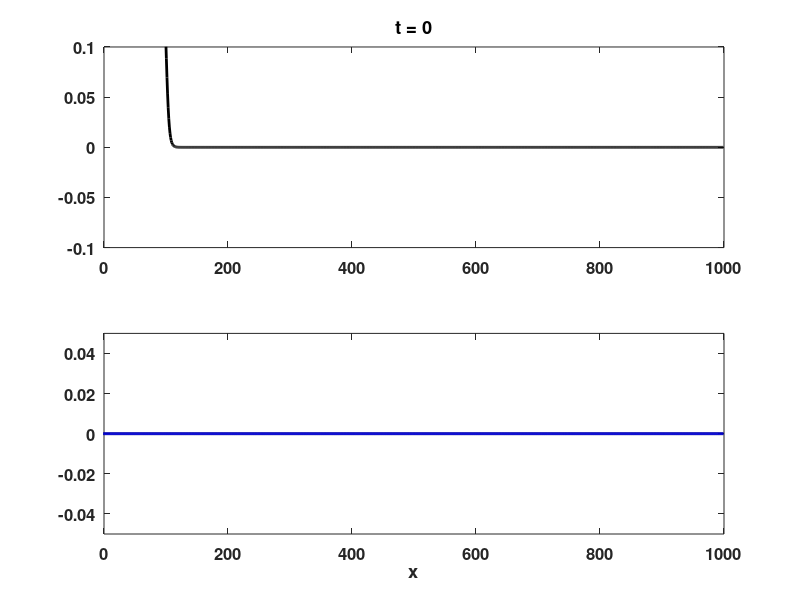

This figure's MATLAB source: (Note: this script raises an error after producing the figure.)
%% This code solves the 1D Shallow Water equations with nonhydrostatic corrections
%% in a periodic deomain in physical formulation
% not in conservative form
% surface is z1, total depth H
% formulation includes bottom and surface stress
% % this is the name of the resulting movie file
% mvfile='arcticseiche1';
close all
clear all

%%flags for various options
drawpics = 1;
compute_spec = 0;
save_files = 0;
%% physical parameters
g = 9.81*0.01; %the fraction is for reduced gravity models of internal waves
f0 = 0e-4;
c_d = 0.00025e0;
cw = 0.0001;
rhoa = 1.2;
rhow = 1023;
denfact = rhoa/rhow;
cw = cw*denfact;
% number of grid points (total is N+1) and the grid
H = 10; H02o6 = H*H/6; H0 = H;
L = 1e3; c0 = sqrt(g*H); bigt = L/c0;

%% numerical parameters
N = 2048; 
z = linspace(-1,1,N+1);
z = z(1:end-1);
xf = z*L; dx = xf(2)-xf(1); x = xf((N/2+1):end);
dk = pi/L;
ksvec = zeros(size(x));
ksvec(1) = 0; ksvec(N/2+1) = 0;
for ii = 2:(N/2)
   ksvec(ii) = ii-1;
   ksvec(N/2+ii) = -N/2 + ii -1;
end
k = ksvec*dk; k2 = k.*k; ik = sqrt(-1)*k;

%Build the filter for treating aliasing
filtorder = 8;
kmax = max(k(:));
cutoff = 0.65;
kcrit = kmax*cutoff;
alpha1 = 2;
alpha2 = 1; 
kmag = sqrt(k.*k);
myfilter = exp(-alpha1*(kmag/(alpha2*kcrit)).^filtorder);

%% time stepping parameters
cfl = dx/c0;
numsteps = 1200;
numouts = 6;
dt = 0.1; %dt=bigt*1e-3;
t = 0;
NL = 1; ROT = 1; f = ROT*f0; NH = 1;

nhfact=1./(1+NH*k2*H*H/6);

%% initial conditions
um1 = zeros(size(xf));
vm1 = zeros(size(xf));
zm1 = H*(1-0.2*0.5*(tanh((xf-1e2)/5e0)-tanh((xf+1e2)/5e0)));
%zm1 = H*(1-0.05*cos(2*pi*xf/L))
% for ii = 1:2,
%  zm1 = zm1+0.05*H*cos((3+4*ii)*pi*xf/L);
% end

um2 = um1;
vm2 = vm1;
zm2 = zm1;

um3 = um1;
vm3 = vm1;
zm3 = zm1;

um4 = um1;
vm4 = vm1;
zm4 = zm1;
% saving initial conditions
if save_files==1
    filenamestr = 'outinfo';
    save(filenamestr,'xf','g','H','c_d','f0','dt','zm1','um1','vm1')
end
% plots
if drawpics==1
    figure(1), clf
    set(gcf,'DefaultLineLineWidth',2,'DefaultTextFontSize',12,...
            'DefaultTextFontWeight','bold','DefaultAxesFontSize',12,...
              'DefaultAxesFontWeight','bold');


     subplot(2,1,1)
     plot(xf,(zm1-H)/H,'k-'),title(['t = ' num2str(t,2)])
     axis([0 L -0.1 0.1])
     subplot(2,1,2)
     plot(xf,um1/sqrt(g*H0),'k-',xf,vm1/sqrt(g*H0),'b-'); xlabel('x');
     axis([0 L -0.05 0.05])
     drawnow
end
 
% first step
t = t+dt;
uf1 = fft(um1); zf1=fft(zm1); 
uhef1 = fft(um1.*zm1); uuf1 = 0.5*fft(um1.^2); vf1 = fft(vm1);
% for bottom drag
spd = sqrt(um1.*um1+vm1.*vm1);
drgxf = fft(-c_d.*um1.*spd);
drgyf = fft(-c_d.*vm1.*spd);

un1 = um1+dt*(real(ifft((-i*NL*k.*uuf1-i*g*k.*zf1+drgxf+f*vf1))));
vn1 = vm1+dt*(um1.*real(ifft(-i*NL*k.*vf1))+drgyf-f*um1);
zn1 = zm1+dt*(real(ifft(-i*k.*uhef1)));

uf2 = fft(um2); zf2 = fft(zm2);
uhef2 = fft(um2.*zm2); uuf2 = 0.5*fft(um2.^2); vf2 = fft(vm2);

un2 = um2+dt*(real(ifft((-i*NL*k.*uuf2-i*g*k.*zf2+f*vf2))));
vn2 = vm2+dt*(um1.*real(ifft(-i*NL*k.*vf2))-f*um2);
zn2 = zm2+dt*(real(ifft(-i*k.*uhef2)));

uf3 = fft(um3); zf3=fft(zm3);
uHf = fft(um3.*H); uuf3 = 0.5*fft(um3.^2); vf3 = fft(vm3);
spd = sqrt(um3.*um3+vm3.*vm3);
drgxf = fft(-c_d.*um3.*spd);
drgyf = fft(-c_d.*vm3.*spd);

un3 = um3+dt*(real(ifft((-i*g*k.*zf3+drgxf+f*vf3))));
vn3 = vm3+dt*real(ifft(drgyf-f*um3));
zn3 = zm3+dt*(real(ifft(-i*k.*uHf)));

uf4 = fft(um4); zf4 = fft(zm4); 
uhef4 = fft(um4.*zm4); uuf4 = 0.5*fft(um4.^2); vf4 = fft(vm4);
spd = sqrt(um4.*um4+vm4.*vm4);
drgxf = fft(-c_d.*um4.*spd);
drgyf = fft(-c_d.*vm4.*spd);

un4 = um4+dt*(real(ifft((-i*NL*k.*uuf4-i*g*k.*zf4+drgxf))));
vn4 = vm4+dt*(um4.*real(ifft(-i*NL*k.*vf4))+drgyf);
zn4 = zm4+dt*(real(ifft(-i*k.*uhef4)));
%% time stepping loop for four different cases
for ii = 1:numouts
 for jj = 1:numsteps
     % this could be used for forcing
    fnow = 0*fft(1e-2*sin(2*pi*t/(5*16.4873))*cos(pi*xf/L));
    t = t+dt;
    uf1 = fft(un1);zf1 = fft(zn1);
    uhef1 = fft(un1.*(H+NL*(zn1-H))); uuf1 = 0.5*fft(un1.^2);
    vf1 = fft(vn1);
    % for bottom drag
    spd = sqrt(un1.*un1+vn1.*vn1);
    drgxf = fft(-c_d.*un1.*spd);
    drgyf = fft(-c_d.*vn1.*spd);
    
    
    up1 = um1+2*dt*(real(ifft(nhfact.*(-i*NL*k.*uuf1-i*g*k.*zf1+fnow+drgxf+f*vf1))));
    vp1 = vm1+2*dt*(un1.*real(ifft(-i*NL*k.*vf1))+drgyf-f*un1);
    zp1 = zm1+2*dt*(real(ifft(-i*k.*uhef1)));
    
    % rotate the "now" variables to the "minus" variables
    um1 = un1;vm1 = vn1;zm1 = zn1;
    % roatte the "plus" variables to the "now" variables
    un1 = real(ifft(myfilter.*fft(up1)));
    vn1 = real(ifft(myfilter.*fft(vp1)));
    zn1 = real(ifft(myfilter.*fft(zp1)));
 
    uf2 = fft(un2); zf2 = fft(zn2);
    uhef2 = fft(un2.*(H+NL*(zn2-H))); uuf2 = 0.5*fft(un2.^2);
    vf2 = fft(vn2);
   
    up2 = um2+2*dt*(real(ifft(nhfact.*(-i*NL*k.*uuf2-i*g*k.*zf2+fnow+f*vf2))));
    vp2 = vm2+2*dt*(un2.*real(ifft(-i*NL*k.*vf2))-f*un2);
    zp2 = zm2+2*dt*(real(ifft(-i*k.*uhef2)));
    
    um2 = un2; vm2 = vn2;zm2 = zn2;
    un2=real(ifft(myfilter.*fft(up2)));
    vn2=real(ifft(myfilter.*fft(vp2)));
    zn2=real(ifft(myfilter.*fft(zp2)));

    uf3 = fft(un3); zf3 = fft(zn3);
    uH3 = fft(un3.*H); vf3 = fft(vn3);
    spd = sqrt(un3.*un3+vn3.*vn3);
    drgxf = fft(-c_d.*un3.*spd);
    drgyf = fft(-c_d.*vn3.*spd);
  
    up3 = um3+2*dt*(real(ifft(nhfact.*(-i*g*k.*zf3+fnow+f*vf3+drgxf))));
    vp3 = vm3+2*dt*(-f*un3+real(ifft(drgyf)));
    zp3 = zm3+2*dt*(real(ifft(-i*k.*uH3)));
    
    um3 = un3; vm3 = vn3; zm3 = zn3;
    un3 = real(ifft(myfilter.*fft(up3)));
    vn3 = real(ifft(myfilter.*fft(vp3)));
    zn3 = real(ifft(myfilter.*fft(zp3)));

    uf4 = fft(un4); zf4 = fft(zn4);
    uhef4 = fft(un4.*(H+NL*(zn4-H))); uuf4 = 0.5*fft(un4.^2);
    vf4 = fft(vn4);
    spd = sqrt(un4.*un4+vn4.*vn4);
    drgxf = fft(-c_d.*un4.*spd);
    drgyf = fft(-c_d.*vn4.*spd);
    
    up4 = um4+2*dt*(real(ifft((-i*NL*k.*uuf4-i*g*k.*zf4+fnow+drgxf))));
    vp4 = vm4+2*dt*(un4.*real(ifft(-i*NL*k.*vf4))+drgyf);
    zp4 = zm4+2*dt*(real(ifft(-i*k.*uhef4)));
    
    um4 = un4; vm4 = vn4; zm4 = zn4;
    un4 = real(ifft(myfilter.*fft(up4)));
    vn4 = real(ifft(myfilter.*fft(vp4)));
    zn4 = real(ifft(myfilter.*fft(zp4)));
 end
 %%plots
if drawpics==1
      figure
      clf
      betterplots
      subplot(2,1,1)
      plot(xf/L,(zn1-H)/H,'k-',xf/L,(zn2-H)/H,'b--',xf/L,(zn3-H)/H,'g-',xf/L,(zn4-H)/H,'r-')
      %axis([0 1 -0.075 0.075])
      axis([0 1 -0.025 0.25])
      grid on
      legend('full','no drag','linear','classical SW')
      title(['t = ' num2str(t/bigt,2)])
%      title(['t = ' num2str(t/bigt,2) ' full (black), no drag (blue dashed), linearized (green), classical SW (red)'])
      ylabel('scaled eta')
     % legend('all in','no drag','no NL','Location','SouthWest')
      subplot(2,1,2)
      plot(xf/L,un1/sqrt(g*H0),'k-',xf/L,un2/sqrt(g*H0),'b--',xf/L,un3/sqrt(g*H0),'g-',xf/L,un4/sqrt(g*H0),'r-'); 
      %legend('all in','no drag','no NL')
      axis([0 1 -0.025 0.25])
%      axis([0 1 -0.075 0.075])
      grid on
      ylabel('scaled u')
      
    if compute_spec==1 
         myspec1=abs(fft(un1));
         myspec2=abs(fft(un2));
         myspec3=abs(fft(un3));
         kf=k(1:200)/(pi/L);

         % The 1e-11 added factor is need so Matlab's plotting doesn't mess up
         subplot(2,2,3)
         semilogy(kf,myspec1(1:200),'k^-',kf,myspec2(1:200),'bo-')
         axis([0 100 1e-6 5e2])
         xlabel('k')
         ylabel('Log PSD')
         subplot(2,2,4)
         semilogy(kf,myspec1(1:200),'k^-',kf,myspec3(1:200)+1e-16,'rs-')
         axis([0 100 1e-6 5e2])
         xlabel('k')
         ylabel('Log PSD')
    end
    %  subplot(4,1,4)
    %  semilogy(k(1:200),myspec1(1:200),'k-',k(1:200),myspec2(1:200),'b-',k(1:200),myspec3(1:200),'r-')
    %  axis([0 max(k)*0.2 1e-4 1e2])
    %  xlabel('k')
    %  ylabel('log PSD')
end
 drawnow
 if save_files==1
  filenamestr = ['out' sprintf('%07d',ii) '.mat'];
  save(filenamestr,'un1','un2','un3','vn1','vn2','vn3','zn1','zn2','zn3');
 end
end
